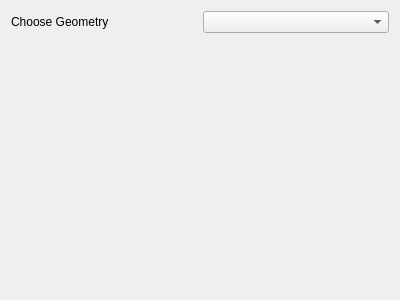
<?xml version="1.0" encoding="UTF-8"?>
<ui version="4.0">
 <class>SnappyGeometry</class>
 <widget class="QDialog" name="SnappyGeometry">
  <property name="geometry">
   <rect>
    <x>0</x>
    <y>0</y>
    <width>400</width>
    <height>300</height>
   </rect>
  </property>
  <property name="windowTitle">
   <string>SnappyHexMesh Geometry</string>
  </property>
  <layout class="QGridLayout" name="gridLayout">
   <item row="0" column="0">
    <widget class="QLabel" name="label">
     <property name="text">
      <string>Choose Geometry</string>
     </property>
    </widget>
   </item>
   <item row="0" column="1">
    <widget class="QComboBox" name="m_pGeometryCB"/>
   </item>
   <item row="1" column="0">
    <spacer name="verticalSpacer">
     <property name="orientation">
      <enum>Qt::Vertical</enum>
     </property>
     <property name="sizeHint" stdset="0">
      <size>
       <width>20</width>
       <height>253</height>
      </size>
     </property>
    </spacer>
   </item>
  </layout>
 </widget>
 <resources/>
 <connections/>
</ui>
